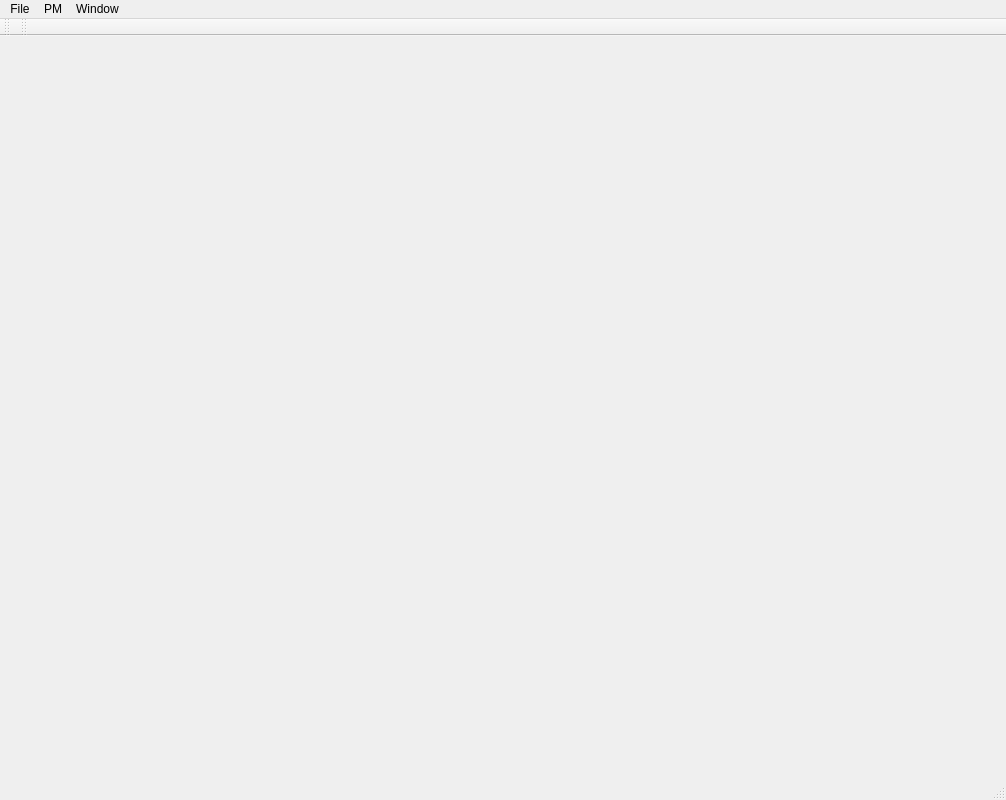
<?xml version="1.0" encoding="UTF-8"?>
<ui version="4.0">
 <class>MainWindow</class>
 <widget class="QMainWindow" name="MainWindow">
  <property name="geometry">
   <rect>
    <x>0</x>
    <y>0</y>
    <width>1006</width>
    <height>800</height>
   </rect>
  </property>
  <property name="minimumSize">
   <size>
    <width>1000</width>
    <height>800</height>
   </size>
  </property>
  <property name="windowTitle">
   <string>Street Designer</string>
  </property>
  <widget class="QWidget" name="centralWidget"/>
  <widget class="QMenuBar" name="menuBar">
   <property name="geometry">
    <rect>
     <x>0</x>
     <y>0</y>
     <width>1006</width>
     <height>21</height>
    </rect>
   </property>
   <widget class="QMenu" name="menuFile">
    <property name="title">
     <string>File</string>
    </property>
    <addaction name="actionNewTerrain"/>
    <addaction name="actionOpenTerrain"/>
    <addaction name="actionSaveTerrain"/>
    <addaction name="separator"/>
    <addaction name="actionLoadRoads"/>
    <addaction name="actionAddRoads"/>
    <addaction name="actionSaveRoads"/>
    <addaction name="actionClearRoads"/>
    <addaction name="separator"/>
    <addaction name="actionSaveImage"/>
    <addaction name="actionSaveImageHD"/>
    <addaction name="separator"/>
    <addaction name="actionLoadCamera"/>
    <addaction name="actionSaveCamera"/>
    <addaction name="actionResetCamera"/>
    <addaction name="separator"/>
    <addaction name="actionExit"/>
   </widget>
   <widget class="QMenu" name="menuWindow">
    <property name="title">
     <string>Window</string>
    </property>
    <addaction name="actionControlWidget"/>
    <addaction name="actionPropertyWidget"/>
   </widget>
   <widget class="QMenu" name="menuPM">
    <property name="title">
     <string>PM</string>
    </property>
    <addaction name="actionGenerate3D"/>
    <addaction name="actionGenerate3DRoads"/>
   </widget>
   <addaction name="menuFile"/>
   <addaction name="menuPM"/>
   <addaction name="menuWindow"/>
  </widget>
  <widget class="QToolBar" name="fileToolBar">
   <attribute name="toolBarArea">
    <enum>TopToolBarArea</enum>
   </attribute>
   <attribute name="toolBarBreak">
    <bool>false</bool>
   </attribute>
  </widget>
  <widget class="QToolBar" name="areaToolBar">
   <attribute name="toolBarArea">
    <enum>TopToolBarArea</enum>
   </attribute>
   <attribute name="toolBarBreak">
    <bool>false</bool>
   </attribute>
  </widget>
  <widget class="QStatusBar" name="statusBar"/>
  <action name="actionNewTerrain">
   <property name="icon">
    <iconset resource="MainWindow.qrc">
     <normaloff>:/MainWindow/Resources/New_24x24.png</normaloff>:/MainWindow/Resources/New_24x24.png</iconset>
   </property>
   <property name="text">
    <string>New Terrain</string>
   </property>
   <property name="shortcut">
    <string/>
   </property>
  </action>
  <action name="actionOpenTerrain">
   <property name="icon">
    <iconset resource="MainWindow.qrc">
     <normaloff>:/MainWindow/Resources/Open_24x24.png</normaloff>:/MainWindow/Resources/Open_24x24.png</iconset>
   </property>
   <property name="text">
    <string>Open Terrain</string>
   </property>
   <property name="shortcut">
    <string/>
   </property>
  </action>
  <action name="actionExit">
   <property name="text">
    <string>Exit</string>
   </property>
  </action>
  <action name="actionControlWidget">
   <property name="text">
    <string>Control Widget</string>
   </property>
  </action>
  <action name="actionDeleteEdge">
   <property name="icon">
    <iconset resource="MainWindow.qrc">
     <normaloff>:/MainWindow/Resources/Delete_24x24.png</normaloff>:/MainWindow/Resources/Delete_24x24.png</iconset>
   </property>
   <property name="text">
    <string>Delete Edge</string>
   </property>
   <property name="shortcut">
    <string>Del</string>
   </property>
  </action>
  <action name="actionSaveTerrain">
   <property name="icon">
    <iconset resource="MainWindow.qrc">
     <normaloff>:/MainWindow/Resources/Save_24x24.png</normaloff>:/MainWindow/Resources/Save_24x24.png</iconset>
   </property>
   <property name="text">
    <string>Save Terrain</string>
   </property>
   <property name="shortcut">
    <string/>
   </property>
  </action>
  <action name="actionUndo">
   <property name="icon">
    <iconset resource="MainWindow.qrc">
     <normaloff>:/MainWindow/Resources/Undo_24x24.png</normaloff>:/MainWindow/Resources/Undo_24x24.png</iconset>
   </property>
   <property name="text">
    <string>Undo</string>
   </property>
   <property name="whatsThis">
    <string/>
   </property>
   <property name="shortcut">
    <string>Ctrl+Z</string>
   </property>
  </action>
  <action name="actionSelectAll">
   <property name="text">
    <string>Select All</string>
   </property>
   <property name="shortcut">
    <string>Ctrl+A</string>
   </property>
  </action>
  <action name="actionCut">
   <property name="icon">
    <iconset resource="MainWindow.qrc">
     <normaloff>:/MainWindow/Resources/Cut_24x24.png</normaloff>:/MainWindow/Resources/Cut_24x24.png</iconset>
   </property>
   <property name="text">
    <string>Cut</string>
   </property>
   <property name="shortcut">
    <string>Ctrl+X</string>
   </property>
  </action>
  <action name="actionCopy">
   <property name="icon">
    <iconset resource="MainWindow.qrc">
     <normaloff>:/MainWindow/Resources/Copy_24x24.png</normaloff>:/MainWindow/Resources/Copy_24x24.png</iconset>
   </property>
   <property name="text">
    <string>Copy</string>
   </property>
   <property name="shortcut">
    <string>Ctrl+C</string>
   </property>
  </action>
  <action name="actionPaste">
   <property name="icon">
    <iconset resource="MainWindow.qrc">
     <normaloff>:/MainWindow/Resources/Paste_24x24.png</normaloff>:/MainWindow/Resources/Paste_24x24.png</iconset>
   </property>
   <property name="text">
    <string>Paste</string>
   </property>
   <property name="shortcut">
    <string>Ctrl+V</string>
   </property>
  </action>
  <action name="actionOpenToAdd">
   <property name="text">
    <string>Open To Add</string>
   </property>
  </action>
  <action name="actionVoronoi">
   <property name="text">
    <string>Voronoi</string>
   </property>
  </action>
  <action name="actionVoronoiCut">
   <property name="text">
    <string>Voronoi Cut</string>
   </property>
  </action>
  <action name="actionModeBasic">
   <property name="checkable">
    <bool>true</bool>
   </property>
   <property name="text">
    <string>Basic</string>
   </property>
  </action>
  <action name="actionModeLayer">
   <property name="checkable">
    <bool>true</bool>
   </property>
   <property name="text">
    <string>Graph</string>
   </property>
  </action>
  <action name="actionModeSketch">
   <property name="checkable">
    <bool>true</bool>
   </property>
   <property name="text">
    <string>Sketch</string>
   </property>
  </action>
  <action name="actionShowArea">
   <property name="text">
    <string>Show Area</string>
   </property>
  </action>
  <action name="actionAreaSelect">
   <property name="checkable">
    <bool>true</bool>
   </property>
   <property name="icon">
    <iconset resource="MainWindow.qrc">
     <normaloff>:/MainWindow/Resources/Select_24x24.png</normaloff>:/MainWindow/Resources/Select_24x24.png</iconset>
   </property>
   <property name="text">
    <string>Select</string>
   </property>
  </action>
  <action name="actionAreaCreate">
   <property name="checkable">
    <bool>true</bool>
   </property>
   <property name="icon">
    <iconset resource="MainWindow.qrc">
     <normaloff>:/MainWindow/Resources/Create_24x24.png</normaloff>:/MainWindow/Resources/Create_24x24.png</iconset>
   </property>
   <property name="text">
    <string>Create</string>
   </property>
  </action>
  <action name="actionHighwaySketch">
   <property name="checkable">
    <bool>true</bool>
   </property>
   <property name="icon">
    <iconset>
     <normaloff>Resources/SketchH_24x24.png</normaloff>Resources/SketchH_24x24.png</iconset>
   </property>
   <property name="text">
    <string>Highway Sketch</string>
   </property>
  </action>
  <action name="actionSave_2">
   <property name="text">
    <string>Save</string>
   </property>
  </action>
  <action name="actionSaveRoads">
   <property name="text">
    <string>Save Roads</string>
   </property>
  </action>
  <action name="actionLoad_Highways">
   <property name="text">
    <string>Load Highways</string>
   </property>
  </action>
  <action name="actionSave_Highways">
   <property name="text">
    <string>Save Highways</string>
   </property>
  </action>
  <action name="actionAvenueSketch">
   <property name="checkable">
    <bool>true</bool>
   </property>
   <property name="icon">
    <iconset resource="MainWindow.qrc">
     <normaloff>:/MainWindow/Resources/SketchB_24x24.png</normaloff>:/MainWindow/Resources/SketchB_24x24.png</iconset>
   </property>
   <property name="text">
    <string>Avenue Sketch</string>
   </property>
  </action>
  <action name="actionPropertyWidget">
   <property name="text">
    <string>Property Widget</string>
   </property>
  </action>
  <action name="action3DView">
   <property name="checkable">
    <bool>true</bool>
   </property>
   <property name="icon">
    <iconset resource="MainWindow.qrc">
     <normaloff>:/MainWindow/Resources/3DView_24x24.png</normaloff>:/MainWindow/Resources/3DView_24x24.png</iconset>
   </property>
   <property name="text">
    <string>3D</string>
   </property>
  </action>
  <action name="actionTerrain">
   <property name="checkable">
    <bool>true</bool>
   </property>
   <property name="icon">
    <iconset resource="MainWindow.qrc">
     <normaloff>:/MainWindow/Resources/Terrain_32x32.png</normaloff>:/MainWindow/Resources/Terrain_32x32.png</iconset>
   </property>
   <property name="text">
    <string>Terrain</string>
   </property>
  </action>
  <action name="actionLoadRoads">
   <property name="text">
    <string>Load Roads</string>
   </property>
   <property name="shortcut">
    <string>Ctrl+O</string>
   </property>
  </action>
  <action name="actionLoadAreas">
   <property name="text">
    <string>Load Areas</string>
   </property>
   <property name="shortcut">
    <string>Ctrl+A</string>
   </property>
  </action>
  <action name="actionSaveAreas">
   <property name="text">
    <string>Save Areas</string>
   </property>
  </action>
  <action name="actionGenerateBlocks">
   <property name="text">
    <string>Generate Blocks</string>
   </property>
  </action>
  <action name="actionGenerateParcels">
   <property name="text">
    <string>Generate Parcels</string>
   </property>
  </action>
  <action name="actionGenerateBuildings">
   <property name="text">
    <string>Generate Buildings</string>
   </property>
  </action>
  <action name="actionAreaDelete">
   <property name="text">
    <string>Delete</string>
   </property>
  </action>
  <action name="actionClearRoads">
   <property name="text">
    <string>Clear Roads</string>
   </property>
   <property name="shortcut">
    <string>Ctrl+N</string>
   </property>
  </action>
  <action name="actionPMControlWidget">
   <property name="text">
    <string>PM Control Widget</string>
   </property>
  </action>
  <action name="actionHighways">
   <property name="text">
    <string>Highway</string>
   </property>
  </action>
  <action name="actionBoulevard">
   <property name="text">
    <string>Boulevard</string>
   </property>
  </action>
  <action name="actionAvenue">
   <property name="text">
    <string>Avenue</string>
   </property>
  </action>
  <action name="actionLocal_Street">
   <property name="text">
    <string>Local Street</string>
   </property>
  </action>
  <action name="actionDisplayHighway">
   <property name="checkable">
    <bool>true</bool>
   </property>
   <property name="checked">
    <bool>true</bool>
   </property>
   <property name="text">
    <string>Highway</string>
   </property>
  </action>
  <action name="actionDisplayBoulevard">
   <property name="checkable">
    <bool>true</bool>
   </property>
   <property name="checked">
    <bool>true</bool>
   </property>
   <property name="text">
    <string>Boulevard</string>
   </property>
  </action>
  <action name="actionDisplayAvenue">
   <property name="checkable">
    <bool>true</bool>
   </property>
   <property name="checked">
    <bool>true</bool>
   </property>
   <property name="text">
    <string>Avenue</string>
   </property>
  </action>
  <action name="actionDisplayLocalStreet">
   <property name="checkable">
    <bool>true</bool>
   </property>
   <property name="checked">
    <bool>true</bool>
   </property>
   <property name="text">
    <string>Local Street</string>
   </property>
  </action>
  <action name="actionHintLine">
   <property name="checkable">
    <bool>true</bool>
   </property>
   <property name="icon">
    <iconset resource="MainWindow.qrc">
     <normaloff>:/MainWindow/Resources/Line_24x24.png</normaloff>:/MainWindow/Resources/Line_24x24.png</iconset>
   </property>
   <property name="text">
    <string>Hint Line</string>
   </property>
  </action>
  <action name="actionRenderingDefault">
   <property name="text">
    <string>Default</string>
   </property>
  </action>
  <action name="actionRenderingTexture">
   <property name="text">
    <string>Texture</string>
   </property>
  </action>
  <action name="actionRenderingGroupBy">
   <property name="text">
    <string>Group</string>
   </property>
  </action>
  <action name="actionSaveImage">
   <property name="text">
    <string>Save Image</string>
   </property>
   <property name="shortcut">
    <string>Ctrl+L</string>
   </property>
  </action>
  <action name="actionColorByGroup">
   <property name="text">
    <string>By Group</string>
   </property>
  </action>
  <action name="actionColorDefault">
   <property name="text">
    <string>Default</string>
   </property>
  </action>
  <action name="actionRenderingGenerationType">
   <property name="text">
    <string>Generation Type</string>
   </property>
  </action>
  <action name="actionGenerate3D">
   <property name="text">
    <string>Generate 3D</string>
   </property>
  </action>
  <action name="actionDetectCircle">
   <property name="text">
    <string>Circle</string>
   </property>
  </action>
  <action name="actionDetectStructure">
   <property name="text">
    <string>Structure</string>
   </property>
  </action>
  <action name="actionLoadCamera">
   <property name="text">
    <string>Load Camera</string>
   </property>
   <property name="shortcut">
    <string>Ctrl+1</string>
   </property>
  </action>
  <action name="actionSaveCamera">
   <property name="text">
    <string>Save Camera</string>
   </property>
   <property name="shortcut">
    <string>Ctrl+2</string>
   </property>
  </action>
  <action name="actionDebug">
   <property name="text">
    <string>Debug</string>
   </property>
  </action>
  <action name="actionControlPoints">
   <property name="text">
    <string>Control Points</string>
   </property>
  </action>
  <action name="actionConvert">
   <property name="text">
    <string>Convert</string>
   </property>
  </action>
  <action name="actionCutRoads">
   <property name="text">
    <string>Cut Roads</string>
   </property>
   <property name="shortcut">
    <string>Ctrl+X</string>
   </property>
  </action>
  <action name="actionSaveImageHD">
   <property name="text">
    <string>Save Image HD</string>
   </property>
   <property name="shortcut">
    <string>Ctrl+S</string>
   </property>
  </action>
  <action name="actionStreetSketch">
   <property name="checkable">
    <bool>true</bool>
   </property>
   <property name="text">
    <string>Street Sketch</string>
   </property>
  </action>
  <action name="actionGenerateRegularGrid">
   <property name="text">
    <string>Generate Regular Grid</string>
   </property>
  </action>
  <action name="actionGenerateCurvyGrid">
   <property name="text">
    <string>Generate Curvy Grid</string>
   </property>
  </action>
  <action name="actionAddRoads">
   <property name="text">
    <string>Add Roads</string>
   </property>
  </action>
  <action name="actionResetCamera">
   <property name="text">
    <string>Reset Camera</string>
   </property>
  </action>
  <action name="actionRotationVideo">
   <property name="text">
    <string>Rotation Video</string>
   </property>
  </action>
  <action name="actionInterpolationVideo">
   <property name="text">
    <string>Interpolation Video</string>
   </property>
  </action>
  <action name="actionGrowingVideo">
   <property name="text">
    <string>Growing Video</string>
   </property>
  </action>
  <action name="actionGenerate2D">
   <property name="text">
    <string>Generate 2D</string>
   </property>
  </action>
  <action name="actionBlendingVideo">
   <property name="text">
    <string>Blending Video</string>
   </property>
  </action>
  <action name="action3DVideo">
   <property name="text">
    <string>3D Video</string>
   </property>
  </action>
  <action name="actionTerrainSegmentation">
   <property name="text">
    <string>Terrain Segmentation</string>
   </property>
  </action>
  <action name="actionTerrainGeneration">
   <property name="text">
    <string>Terrain Generation</string>
   </property>
  </action>
  <action name="actionUpdateMountain">
   <property name="text">
    <string>Update Mountains</string>
   </property>
  </action>
  <action name="actionMountainVideo">
   <property name="text">
    <string>Mountains Video</string>
   </property>
  </action>
  <action name="actionGenerate3DRoads">
   <property name="text">
    <string>Generate 3D Roads</string>
   </property>
  </action>
  <action name="actionAreaDeleteAll">
   <property name="text">
    <string>Delete All</string>
   </property>
  </action>
 </widget>
 <layoutdefault spacing="6" margin="11"/>
 <resources>
  <include location="MainWindow.qrc"/>
 </resources>
 <connections/>
</ui>
